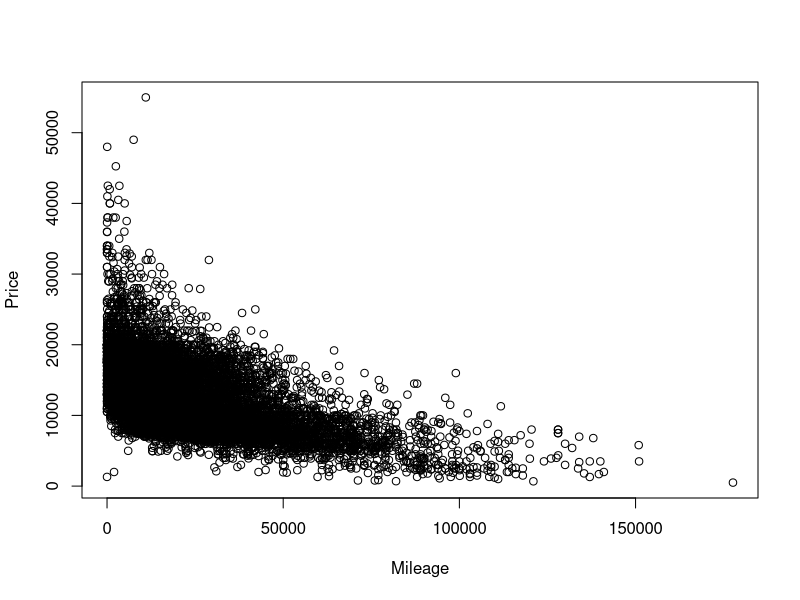
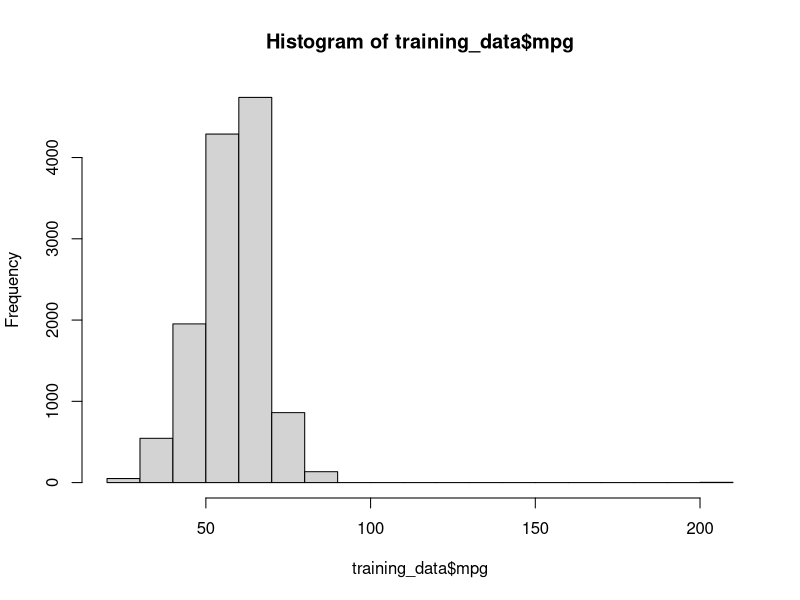

Reproduce these figures in R, in order. (Note: this script raises an error after producing the figures.)
## ---- chunk 1
ford_listings <- read.csv("data/ford.csv")
## ---- chunk 2
eighty <- sample(c(TRUE, FALSE), nrow(ford_listings), replace=TRUE, prob=c(0.7,0.3))
training_data  <- ford_listings[eighty, ]
testing_data   <- ford_listings[!eighty, ]
## ---- chunk 3
head(training_data, 5)
summary(training_data)
mean(training_data$price)
median(training_data$mileage)
sum(training_data$tax)
## ---- chunk 4
plot(training_data$mileage, training_data$price, xlab = "Mileage", ylab = "Price")
## ---- chunk 5
hist(training_data$mpg)
## ---- chunk 6
set.seed(1234)
price_binary <- ifelse(training_data$price >= mean(training_data$price), 1, 0)
mileage <- training_data$mileage
regression_model <- glm(mileage_binary ~ price, data = training_data, family = binomial(link = "logit"))
summary(regression_model)
## ---- chunk 7
library(e1071)
bayes_model <- naiveBayes(training_data$price ~ training_data$mileage, data = training_data)
## ---- chunk 8
regression_prediction <- predict(regression_model, newdata = testing_data)
bayes_prediction <- predict(bayes_model, newdata = testing_data)

head(regression_prediction, n=3)
head(bayes_prediction, n=3)
